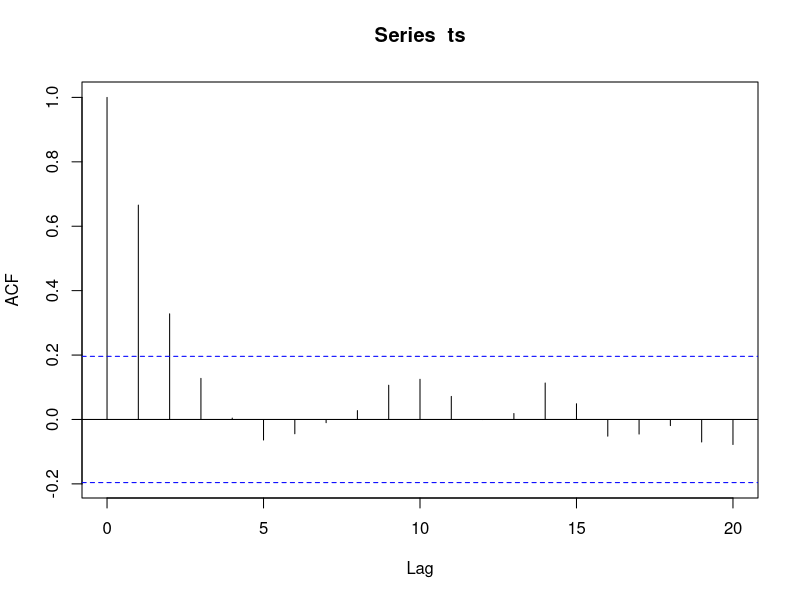
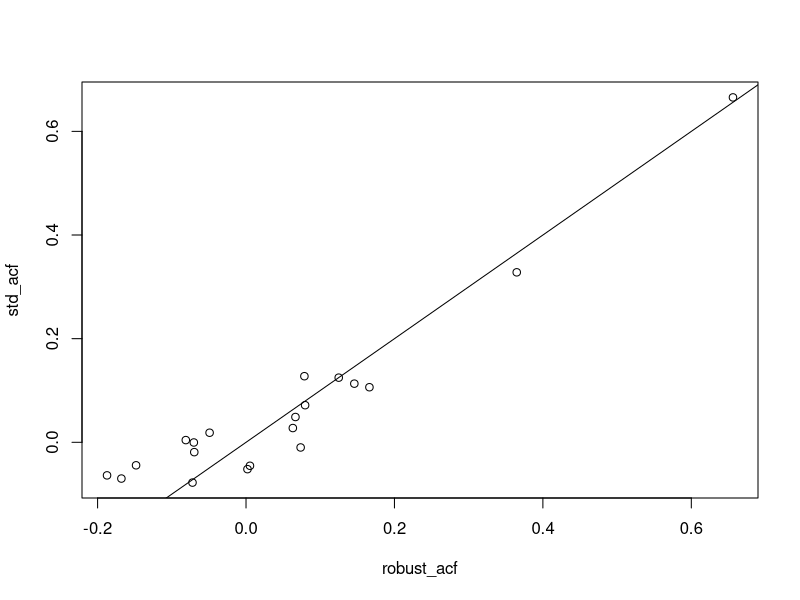

The R script that drew these images, in order:
q_scale = function(data, c=2.21914){
  # Return robust estimate of scale proposed by
  # Rosseeuw, Croux: Time-Efficient Algorithms for
  # Two Highly robust Estimators of Scale
  #
  # Input:
  #   data - array, sample observations or time series
  #   c - float, consistency factor, default for Gaussian Distribution
  #
  # Return:
  #   Q_n - float, estimated scale

  n = length(data)
  k = as.integer(((n * (n - 1) / 2) + 2) / 4 ) + 1
  diffs = sort(apply(combn(data,2), 2, function(x) abs(x[1] - x[2])))
  Q_n = c * diffs[k]
  return(Q_n)
}

q_acf = function(ts, lag.max=5, cor=F){
  # Return robust estimate of autocovariance function proposed by
  # Ma, Genton: Highly Robust Estimation of the Autocovariance function
  #
  # Input:
  #   ts - array, time series
  #   max.lag - int, maximum time lag for which acf is calculated
  #   cor - bool, it true return autocorrelation, else autocovariance (default)
  #
  # Return:
  #   acf - float, estimated robust autocovariance/autocorrelation

  if (!is.numeric(lag.max) || lag.max < 0)
    stop("'lag.max' must be integer > 0")
  acf = rep(0, lag.max)
  n = length(ts)
  for(lag in 1:lag.max){
    u = ts[1:(n-lag)]
    v = ts[(lag + 1):n]
    Q_plus = q_scale(u+v)^2
    Q_minus = q_scale(u-v)^2
    if(cor){
      acf[lag] = (Q_plus - Q_minus) / (Q_plus + Q_minus)
    } else {
      acf[lag] = (Q_plus - Q_minus) / 4
    }
  }
  return(acf)
}

# Compare with std estimate
ts = arima.sim(model=list(ar=c(.9, -0.1)),n=100)
robust_acf = q_acf(ts, lag.max=20, cor=T)
std_acf = acf(ts)$acf[2:21]

plot(robust_acf, std_acf)
abline(0, 1)
